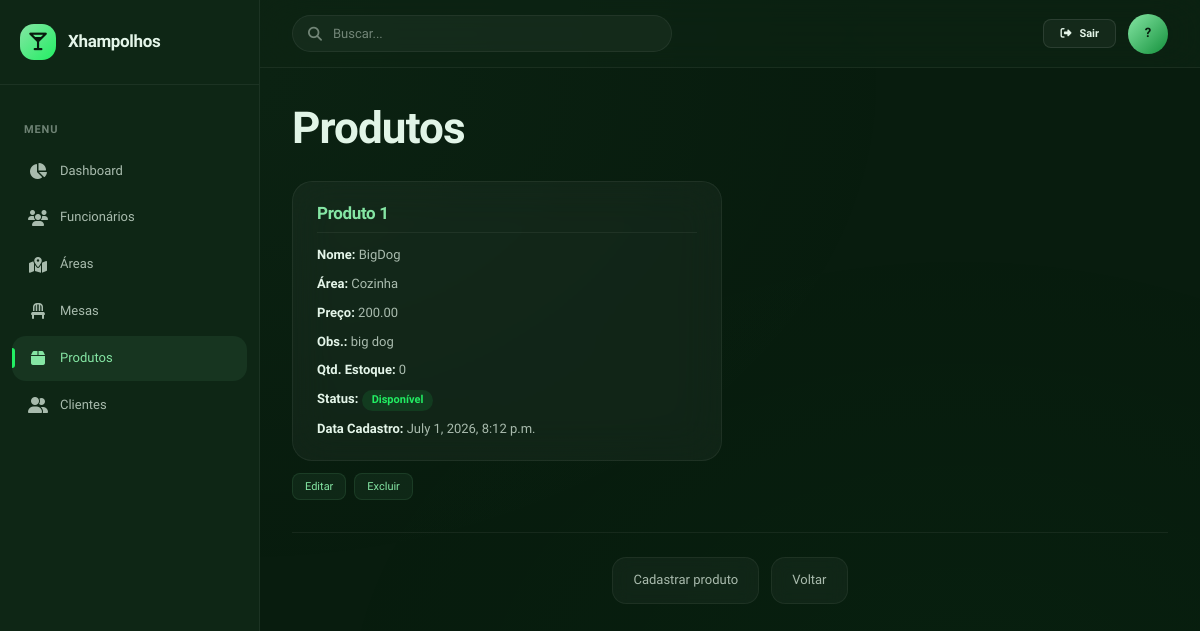
/empresas/1/produtos/, run on the app's committed database.
### apps/empresas/models.py (models this page shows, shortened)
class ProdutoModel(models.Model):
    empresa = models.ForeignKey(
        EmpresaModel,
        on_delete=models.CASCADE,
        related_name="produtos"
    )
    nome = models.CharField(max_length=255)
    area = models.ForeignKey(AreaModel, on_delete=models.CASCADE)
    preco = models.DecimalField(max_digits=10, decimal_places=2)
    obs = models.TextField(max_length=255, blank=True)
    qtd_estoque = models.PositiveIntegerField()
    disponivel = models.BooleanField(default=True)
    data_cadastro = models.DateTimeField(auto_now_add=True)

class AreaModel(models.Model):
    empresa = models.ForeignKey(
        EmpresaModel,
        on_delete=models.CASCADE,
        related_name="areas"
    )
    nome = models.CharField(max_length=255)
    aberta = models.BooleanField(default=True)
    data_cadastro = models.DateTimeField(auto_now_add=True)
    def __str__(self):
        return self.nome

### apps/empresas/views.py (the view)
# urls.py: path("<int:id>/produtos/", views.produtosView, name="produtos"),
def produtosView(request, id):
    empresa = get_object_or_404(EmpresaModel, id=id)
    contexto = {
        "id": id,
        "produtos": empresa.produtos.all(),
        "empresa": empresa,
    }
    return render(request, "empresas/produtos/empresasProdutos.html", contexto)

### templates/empresas/produtos/empresasProdutos.html (shortened to what this page needs)
{% extends 'empresas/base.html' %}
{% block inner_content %}
    <h1>Produtos</h1>
    <div class="lista-produtos">
        {% for produto in produtos %}
        <div class="entity-grid-item">
            {% include "componentes/produtoCard.html" %}
            <div class="lista-actions">
                <a href="{% url 'empresas:produtosEditar' produto.empresa.id produto.id %}">Editar</a>
                <a href="{% url 'empresas:produtosDeletar' produto.empresa.id produto.id %}">Excluir</a>
            </div>
        </div>
        {% endfor %}
    </div>
    <div class="nav-links">
        <a href="{% url 'empresas:produtosCadastrar' id %}">Cadastrar produto</a>
        <a href="{% url 'empresas:overview' id %}">Voltar</a>
    </div>
{% endblock %}

### templates/componentes/produtoCard.html
<div class="entity-card">
    <h3>Produto {{ produto.id }}</h3>
    <p><strong>Nome:</strong> {{ produto.nome }}</p>
    <p><strong>Área:</strong> {{ produto.area }}</p>
    <p><strong>Preço:</strong> {{ produto.preco }}</p>
    <p><strong>Obs.:</strong> {{ produto.obs }}</p>
    <p><strong>Qtd. Estoque:</strong> {{ produto.qtd_estoque }}</p>
    <p>
        <strong>Status:</strong>
        {% if produto.disponivel %}
            <span class="badge badge-success">Disponível</span>
        {% else %}
            <span class="badge badge-info">Indisponível</span>
        {% endif %}
    </p>
    <p><strong>Data Cadastro:</strong> {{ produto.data_cadastro }}</p>
</div>

### static/css/variables.css (style rules this page uses)
:root { --bg-deep: #081C0E; --bg-surface-1: #0E2615; --bg-surface-2: #14311D; --bg-elevated: #1A3D25; --primary: #85E6A4; --primary-light: #A8F0BF; --primary-dark: #14913C; --accent: #22EE63; --accent-glow: rgba(34, 238, 99, 0.12); --text-primary: #E4F5E9; --text-secondary: rgba(228, 245, 233, 0.72); --text-muted: rgba(228, 245, 233, 0.45); --glass-bg: rgba(255, 255, 255, 0.04); --glass-hover: rgba(255, 255, 255, 0.07); --glass-active: rgba(133, 230, 164, 0.08); --glass-border: rgba(255, 255, 255, 0.06); --glass-border-hover: rgba(255, 255, 255, 0.1); --glass-blur: 20px; --border-subtle: rgba(255, 255, 255, 0.06); --border-default: rgba(255, 255, 255, 0.1); --shadow-sm: 0 1px 3px rgba(0, 0, 0, 0.3); --shadow-md: 0 4px 20px rgba(0, 0, 0, 0.4); --shadow-lg: 0 8px 40px rgba(0, 0, 0, 0.5); --shadow-xl: 0 16px 60px rgba(0, 0, 0, 0.6); --shadow-glow: 0 0 24px rgba(34, 238, 99, 0.08); --font-display: 'Lexend', sans-serif; --font-body: 'Lexend', sans-serif; --text-xs: 0.6875rem; --text-sm: 0.8125rem; --text-base: 0.9375rem; --text-lg: 1.0625rem; --text-xl: 1.25rem; --text-2xl: 1.5rem; --text-3xl: 2rem; --text-4xl: 2.75rem; --text-5xl: 3.5rem; --space-1: 4px; --space-2: 8px; --space-3: 12px; --space-4: 16px; --space-5: 20px; --space-6: 24px; --space-8: 32px; --space-10: 40px; --space-12: 48px; --space-16: 64px; --radius-sm: 8px; --radius-md: 14px; --radius-lg: 20px; --radius-xl: 24px; --radius-2xl: 28px; --radius-full: 9999px; --transition-fast: 150ms cubic-bezier(0.16, 1, 0.3, 1); --transition-base: 250ms cubic-bezier(0.16, 1, 0.3, 1); --transition-slow: 400ms cubic-bezier(0.16, 1, 0.3, 1); --sidebar-width: 260px; --topbar-height: 68px; }

### static/css/base.css (style rules this page uses)
*, *::before, *::after { margin: 0; padding: 0; box-sizing: border-box; }
html { font-size: 16px; -webkit-font-smoothing: antialiased; -moz-osx-font-smoothing: grayscale; }
body { font-family: var(--font-body); font-size: var(--text-base); line-height: 1.6; color: var(--text-primary); background: var(--bg-deep); min-height: 100vh; overflow-x: hidden; }
body::before { content: ''; position: fixed; top: 0; left: 0; width: 100%; height: 100%; background: radial-gradient(ellipse at 20% 10%, rgba(133, 230, 164, 0.03) 0%, transparent 50%), radial-gradient(ellipse at 80% 90%, rgba(34, 238, 99, 0.02) 0%, transparent 50%); pointer-events: none; z-index: 0; }
h1, h2, h3, h4, h5, h6 { font-family: var(--font-display); font-weight: 600; line-height: 1.3; color: var(--text-primary); letter-spacing: -0.02em; }
h1 { font-size: var(--text-4xl); margin-bottom: var(--space-2); font-weight: 700; }
h3 { font-size: var(--text-xl); margin-bottom: var(--space-3); }
p { margin-bottom: var(--space-4); color: var(--text-secondary); }
a { color: var(--primary); text-decoration: none; transition: color var(--transition-fast); }
strong { font-weight: 600; color: var(--text-primary); }

### data on the page
ProdutoModel: id "1", nome "BigDog", area "Cozinha", preco "200.00", obs "big dog", qtd_estoque "0", disponivel "Disponível", data_cadastro "July 1, 2026, 8:12 p.m."
